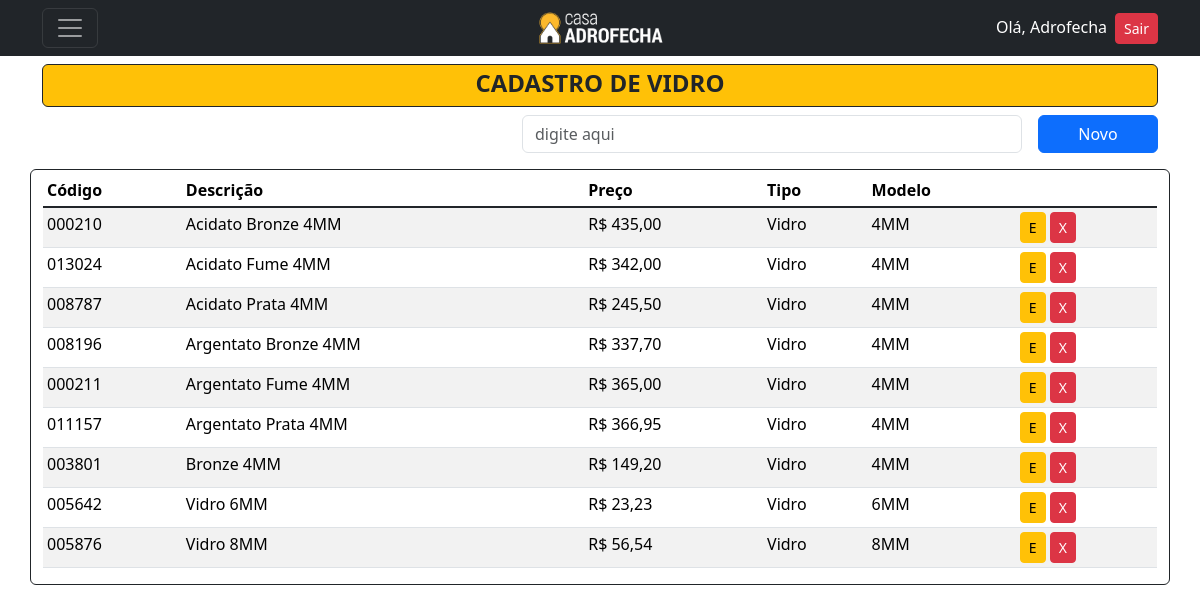
The app's page /listar/vidro/ (signed in) with its own data.
### cadastros/models.py (models this page shows, shortened)
class Vidro(models.Model):
    codigo = models.CharField(max_length=6, verbose_name="Código", unique=True)
    descricao = models.CharField(max_length=150, verbose_name="Descrição")
    preco = models.DecimalField(decimal_places=2, max_digits=5, verbose_name="Preço")
    tipo = models.ForeignKey(Tipo, on_delete=models.PROTECT)
    modelo = models.ForeignKey(ModeloVidro, on_delete=models.PROTECT)
    class Meta:
        verbose_name = 'Vidro'
        verbose_name_plural = 'Vidros'
        ordering = ["descricao"]

class Tipo(models.Model):
    tipo = models.CharField(max_length=30, unique=True)
    class Meta:
        ordering = ["tipo"]
    def __str__(self):
        return self.tipo

class BaseModelo(models.Model):
    modelo = models.CharField(max_length=10, unique=True)
    class Meta:
        abstract = True
    def __str__(self):
        return self.modelo

class ModeloVidro(BaseModelo):
    class Meta:
        verbose_name = 'Modelo Vidro'
        verbose_name_plural = 'Modelos Vidros'
        ordering = ["modelo"]

### cadastros/views.py (the view)
# urls.py: path('listar/vidro/', VidroList.as_view(), name='listar-vidro'),
class VidroList(LoginRequiredMixin,PermissionRequiredMixin, ListView):
    model = Vidro
    template_name = 'cadastros/listas/Vidro.html'
    permission_required = 'cadastros.view_vidro'

### cadastros/templates/cadastros/listas/Vidro.html (shortened to what this page needs)
{% extends 'base.html' %}
{% block content %}
<header class="mt-5">
  <div>
      <div class="bg-warning rounded text-dark border border-dark pt-1 d-flex align-items-center justify-content-center">
        <h4><strong>CADASTRO DE VIDRO</strong></h4>
      </div>
      <div class="mt-2 d-flex align-items-center justify-content-end">
          <input type="email" class="form-control me-3" style="width: 500px;" placeholder="digite aqui">
          <a href="{% url 'cadastrar-vidro' %}" style="width: 120px;" class="btn btn-primary bg-primary">Novo</a>
      </div>
  </div>
</header>
<div class="mt-3">
  <div class="row">
      <div class="border border-dark rounded container">
          <table class="mt-1 table table-sm table-striped">
            <thead>
              <tr>
                <th scope="col ">Código</th>
                <th scope="col ">Descrição</th>
                <th scope="col ">Preço</th>
                <th scope="col ">Tipo</th>
                <th scope="col ">Modelo</th>
              </tr>
            </thead>
            <tbody class="table-group-divider ">
                {% for vidro in object_list %}
                <tr>
                    <td>{{ vidro.codigo }}</td>
                    <td>{{ vidro.descricao }}</td>
                    <td>R$ {{ vidro.preco }}</td>
                    <td>{{ vidro.tipo }}</td>
                    <td>{{ vidro.modelo }}</td>
                    <td>
                        <a href="{% url 'editar-vidro' vidro.pk %}" class="btn btn-warning btn-sm" title="Editar">E</a>
                        <a href="{% url 'excluir-vidro' vidro.pk %}" class="btn btn-danger btn-sm" title="Excluir">X</a>
                    </td>
                </tr>
                {% empty %}
                    <tr>
                        <td colspan="9">Nenhum Vidro cadastrado</td>
                    </tr>
                {% endfor %}
            </tbody>
          </table>
      </div>
  </div>
</div>
{% endblock %}

### paginas/templates/navbar.html (shortened to what this page needs)
{% load static %}
<nav class="navbar navbar-dark bg-dark fixed-top">
  <div class="container d-flex justify-content-between align-items-center">
      <div class="col-4">
        <button class="navbar-toggler" type="button" data-bs-toggle="offcanvas" data-bs-target="#offcanvasDarkNavbar" aria-controls="offcanvasDarkNavbar">
        <span class="navbar-toggler-icon"></span>
        </button>
      </div>
      <div class="col-4 d-flex justify-content-center">
          <a href="{% url 'inicio' %}"><img src="{% static 'paginas/images/LogoPreto2.png' %}" alt="Logo" width="130" height="40"</img></a>
      </div>
      <div class="col-4 d-flex justify-content-end">
              <ul class="list-unstyled mb-0">
                  {% if request.user.is_authenticated %}
                  <li><a style="color:white" ;>Olá, {{ user.username }}</a><a class="ms-2 btn btn-danger btn-sm" href="{% url 'logout' %}">Sair</a></li>
                  {% else %}
                  <li><a class="btn btn-primary" href="{% url 'login' %}">Entrar</a></li>
                  {% endif %}
              </ul>
      </div>
  </div>
</nav>

### records on screen
Vidro: codigo "000210", descricao "Acidato Bronze 4MM", preco "435,00", tipo "Vidro", modelo "4MM"
Vidro: codigo "013024", descricao "Acidato Fume 4MM", preco "342,00", tipo "Vidro", modelo "4MM"
Vidro: codigo "008787", descricao "Acidato Prata 4MM", preco "245,50", tipo "Vidro", modelo "4MM"
Vidro: codigo "008196", descricao "Argentato Bronze 4MM", preco "337,70", tipo "Vidro", modelo "4MM"
Vidro: codigo "000211", descricao "Argentato Fume 4MM", preco "365,00", tipo "Vidro", modelo "4MM"
Vidro: codigo "011157", descricao "Argentato Prata 4MM", preco "366,95", tipo "Vidro", modelo "4MM"
Vidro: codigo "003801", descricao "Bronze 4MM", preco "149,20", tipo "Vidro", modelo "4MM"
Vidro: codigo "005642", descricao "Vidro 6MM", preco "23,23", tipo "Vidro", modelo "6MM"
Vidro: codigo "005876", descricao "Vidro 8MM", preco "56,54", tipo "Vidro", modelo "8MM"

### other values on screen
{{ user.username }} "Adrofecha"
